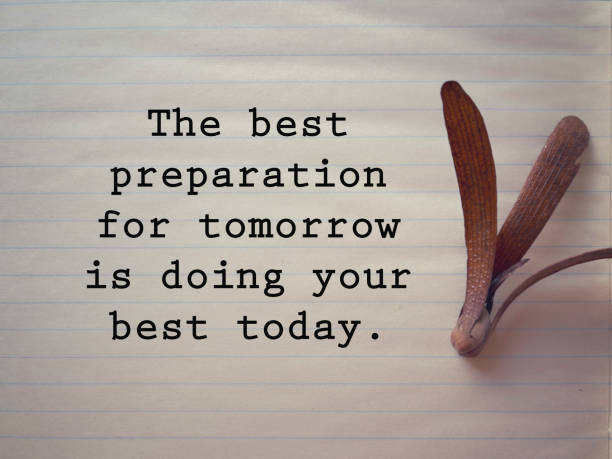
#> input picture image.png, 612 x 459 px
$ jupyter execute pr9.ipynb
#> lines starting #> are read from the running program, lines starting #| are printed output that depends on the picture
Extract SIFT features from an image and visualize keypoints on the
original image. Discuss how SIFT can be used for matching
between different images.

[cell 1]
import cv2
import numpy as np

# Load image
img = cv2.imread('image.png')  # Replace with your image file path
#> img is the input picture: shape (459, 612, 3); mean B, G, R 154.1, 160, 169.8
gray = cv2.cvtColor(img, cv2.COLOR_BGR2GRAY)
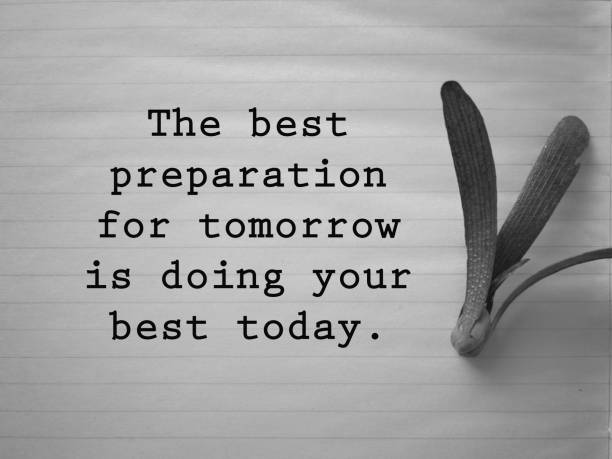
#> gray: shape (459, 612); min 0, max 234, mean 162.3

# Initialize SIFT detector
sift = cv2.SIFT_create()

# Detect keypoints and compute descriptors
keypoints, descriptors = sift.detectAndCompute(gray, None)
#> keypoints = 890 keypoints; strongest (x, y, size): (223, 263, 3.8), (325, 161, 3.8), (375, 336, 4.3), (96, 263, 3.8)

# Draw keypoints on the image
img_with_keypoints = cv2.drawKeypoints(img, keypoints, None,
                                      flags=cv2.DRAW_MATCHES_FLAGS_DRAW_RICH_KEYPOINTS)
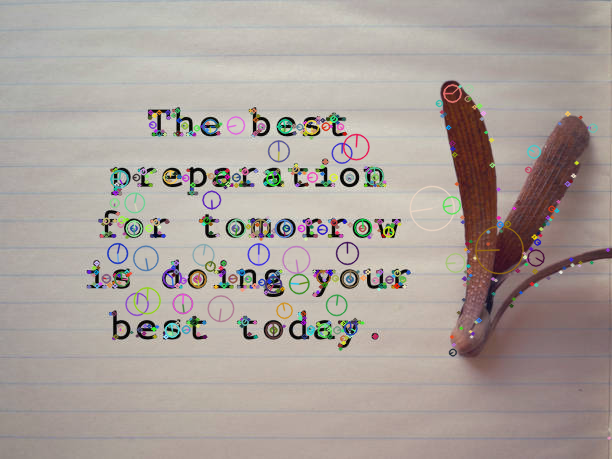
#> img_with_keypoints: shape (459, 612, 3); mean B, G, R 154.5, 160.3, 169.8

# Display the result
cv2.imshow('SIFT Keypoints', img_with_keypoints)
cv2.waitKey(0)
cv2.destroyAllWindows()

# Print feature information
print(f"Number of keypoints detected: {len(keypoints)}")
#| Number of keypoints detected: 890
print(f"Descriptor shape: {descriptors.shape}")
#| Descriptor shape: (890, 128)

[cell 2]
import cv2
import numpy as np
import matplotlib.pyplot as plt

img = cv2.imread('image.png')
gray = cv2.cvtColor(img, cv2.COLOR_BGR2GRAY)

sift = cv2.SIFT_create()
keypoints, descriptors = sift.detectAndCompute(gray, None)

img_with_keypoints = cv2.drawKeypoints(
    img, keypoints, None, flags=cv2.DRAW_MATCHES_FLAGS_DRAW_RICH_KEYPOINTS)
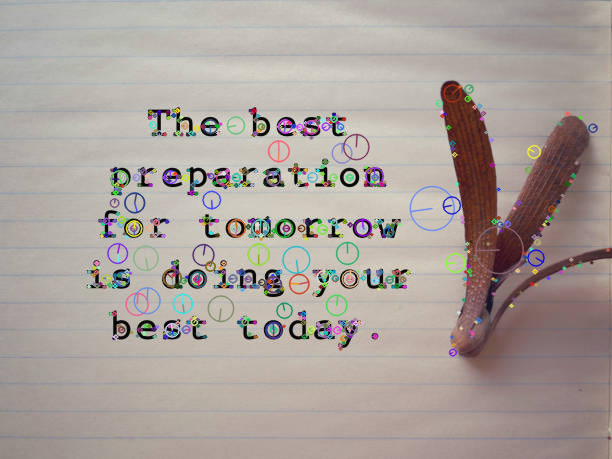
#> img_with_keypoints: shape (459, 612, 3); mean B, G, R 154.8, 160.3, 169.6

# Convert BGR to RGB for matplotlib
img_rgb = cv2.cvtColor(img_with_keypoints, cv2.COLOR_BGR2RGB)

plt.imshow(img_rgb)
plt.title('SIFT Keypoints')
plt.axis('off')
plt.show()

print(f"Number of keypoints detected: {len(keypoints)}")
#| Number of keypoints detected: 890
print(f"Descriptor shape: {descriptors.shape}")
#| Descriptor shape: (890, 128)
